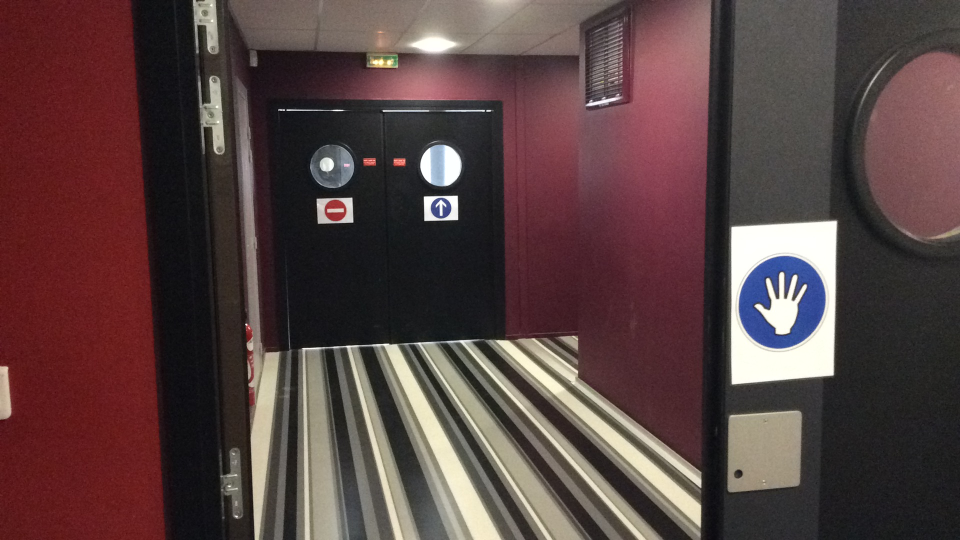
#> input picture Toulouse_dataset/train/img_1932.jpg, 1920 x 1080 px, found by its file name (shown at 1/2 size)
$ jupyter execute --allow-errors vpInd.ipynb   (shell and % lines are left out)
#> lines starting #> are read from the running program, lines starting #| are printed output that depends on the picture; pictures that were not available may be replaced by others from this repository, and a replacement may not be noted
<a href="https://colab.research.google.com/github/walter789/VPindoor/blob/main/vpInd.ipynb" target="_parent"></a>

[cell 1]
import tensorflow as tf
import cv2
import numpy as np
import pandas as pd

print("TensorFlow Version:", tf.__version__)
print("OpenCV Version:", cv2.__version__)
print("NumPy Version:", np.__version__)
print("Pandas Version:", pd.__version__)

Mounting google drive

[cell 2]
from google.colab import drive
drive.mount('/content/drive')

For unzipping Toulouse dataset

Toulouse dataset existence check

For NYU depth V2 dataset

[cell 3]
import h5py

filename = '/content/drive/My Drive/Datasets/NYUv2/nyu_depth_v2_labeled.mat'
#> (the rest of this cell did not finish here and is left out)

[cell 4]
import os
import shutil

# Path to the folder containing the tvpd_dataset and indoor folders in Google Drive
base_folder = "/content/drive/MyDrive/Datasets/toulouse/"

# Path to the tvpd_dataset folder
tvpd_dataset_folder = os.path.join(base_folder, "tvpd_dataset")

print(tvpd_dataset_folder)

# Path to the indoor folder inside tvpd_dataset
indoor_folder = os.path.join(tvpd_dataset_folder, "indoor")


# List all files inside the indoor folder with .img extension
indoor_img_files = [f for f in os.listdir(indoor_folder) if f.endswith(".jpg")]

print(indoor_img_files)


# Loop through each .img file in the indoor folder
for i in indoor_img_files:
    # Extract the filename without the extension

    file_name_without_extension = os.path.splitext(i)[0]


    # Look for .txt and .mat files with the same name in tvpd_dataset folder
    txt_file_path = os.path.join(tvpd_dataset_folder, file_name_without_extension + ".txt")
    mat_file_path = os.path.join(tvpd_dataset_folder, file_name_without_extension + ".mat")

    # Check if .txt and .mat files exist and move them to the indoor folder
    if os.path.exists(txt_file_path):
        shutil.move(txt_file_path, os.path.join(indoor_folder, file_name_without_extension + ".txt"))
        print(f"Moved {file_name_without_extension}.txt to indoor folder.")
    if os.path.exists(mat_file_path):
        shutil.move(mat_file_path, os.path.join(indoor_folder, file_name_without_extension + ".mat"))
        print(f"Moved {file_name_without_extension}.mat to indoor folder.")

[cell 5]
import scipy.io
#> (the rest of this cell did not finish here and is left out)

[cell 6]
import os
path1="/content/drive/My Drive/Datasets/toulouse/tvpd_dataset/indoor"
print(len(sorted([f for f in os.listdir(path1) if f.endswith('.jpg')])))

[cell 7]
import scipy.io as sio
import matplotlib.pyplot as plt
import cv2
import numpy as np

# [37 lines left out: functions load_data, extend_segments, get_main_vps, not called in this run]


def get_vp_segments(segments, vp_assoc, vp):
  return segments[np.where(vp_assoc == vp)[0]]

# [45 lines left out: functions find_vps, find_intersection, plot, not called in this run]

# Example usage
image_name = 'img_1932'


image_path = f'/content/drive/My Drive/Datasets/toulouse/tvpd_dataset/{image_name}.jpg'
image = cv2.imread(image_path)
#> image is the input picture: shape (1080, 1920, 3); mean B, G, R 65.5, 66, 87.8
#> (the rest of this cell did not finish here and is left out)

[cell 8]
import os

def gather_data_from_mats(directory_path, image_names):
    data = {}

    for image_name in image_names:
        segments, vp_assoc = load_data(image_name)
        data[image_name] = {'segments': segments, 'vp_assoc': vp_assoc}

    return data

# Specify the directory where the .mat files are stored
directory_path = '/content/drive/My Drive/Datasets/toulouse/tvpd_dataset/indoor'

# Get a list of all the image names (without extensions) in the directory
image_names = [os.path.splitext(filename)[0] for filename in os.listdir(directory_path) if filename.endswith('.mat')]
print(image_names)

data = gather_data_from_mats(directory_path, image_names)

[cell 9]
print(data)

[cell 10]
import cv2
import os

def process_image(img_path, output_path, resize_dim=(256, 256)):
    """
    Function to crop, resize and normalize an image.

    Parameters:
    - img_path: Path to the input image.
    - output_path: Path to save the processed image.
    - resize_dim: Tuple indicating dimensions to resize the image to. Default is (256, 256).
    """
#> called with resize_dim = (256, 256)
    # Read the image
    img = cv2.imread(img_path, cv2.IMREAD_COLOR)
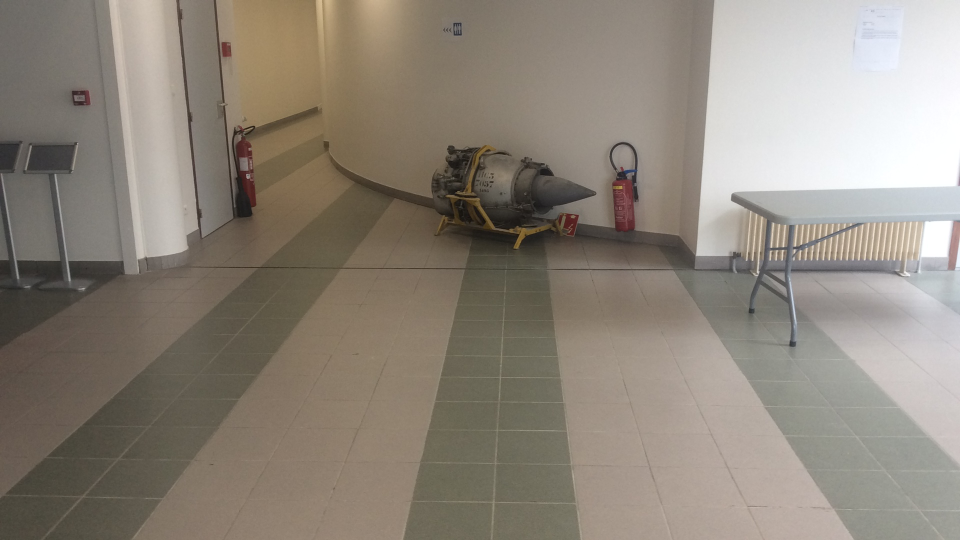
#> input picture Toulouse_dataset/train/img_1295.jpg, 1920 x 1080 px, found by its file name (shown at 1/2 size)
#> img is the input picture: shape (1080, 1920, 3); mean B, G, R 122.8, 133.8, 142.2

    # Cropping (assuming the sky is at the top 1/5 and floor at bottom 1/5 - you can adjust these ratios)
    height, width, _ = img.shape
#> height = 1080; width = 1920
    crop_top = int(0.2 * height)
#> crop_top = 216
    crop_bottom = int(0.8 * height)
#> crop_bottom = 864
    cropped_img = img[crop_top:crop_bottom, :]
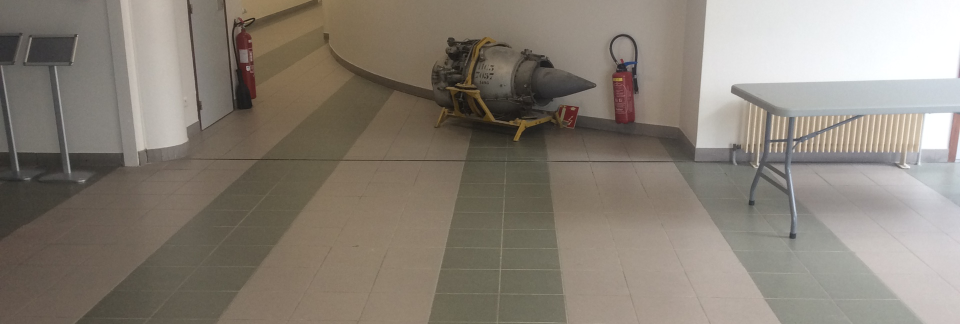
#> cropped_img: shape (648, 1920, 3) (shown at 1/2 size); mean B, G, R 118, 128.3, 136.3

    # Resizing
    resized_img = cv2.resize(cropped_img, resize_dim)
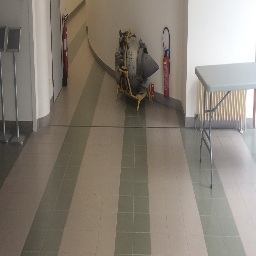
#> resized_img: shape (256, 256, 3); mean B, G, R 117.9, 128.2, 136.2

    # Normalization (to [0,1])
    normalized_img = resized_img / 255.0

    # Save the processed image
    cv2.imwrite(output_path, normalized_img * 255)  # Denormalize to save as regular image

    return normalized_img

# Example Usage:
input_dir = "/content/drive/My Drive/Datasets/toulouse/tvpd_dataset/indoor"
output_dir = "/content/drive/My Drive/Datasets/toulouse/tvpd_dataset/ind_proces_images"

if not os.path.exists(output_dir):
    os.makedirs(output_dir)

for img_name in os.listdir(input_dir):
    if img_name.endswith(('.jpg')):  # check for image files
        input_img_path = os.path.join(input_dir, img_name)
        output_img_path = os.path.join(output_dir, img_name)
        process_image(input_img_path, output_img_path)

Data Augmentation.

Data augmentation is a powerful technique to increase the diversity of your training dataset by applying random transformations. This helps in making the model more robust and potentially prevents overfitting.

[cell 11]
import tensorflow as tf
from tensorflow.keras.preprocessing.image import ImageDataGenerator

# Setup Data Augmentation configurations
#> (the rest of this cell did not finish here and is left out)

Model Architecture.

Given the nature of the task – detecting vanishing points – this is essentially a regression problem where you're predicting the coordinates of the vanishing points.

Use a pre-trained model like VGG16, ResNet50, or MobileNet as a feature extractor. They have been trained on ImageNet and can extract a wide variety of features from the images.
Add custom fully connected layers to tailor the architecture to your specific task.
Here's a basic example using ResNet50 with TensorFlow and Keras:Use a pre-trained model like VGG16, ResNet50, or MobileNet as a feature extractor. They have been trained on ImageNet and can extract a wide variety of features from the images.
Add custom fully connected layers to tailor the architecture to your specific task.
Here's a basic example using ResNet50 with TensorFlow and Keras:

[cell 12]
import tensorflow as tf
from tensorflow.keras.models import Model
from tensorflow.keras.layers import Dense, Flatten, Dropout
from tensorflow.keras.applications import ResNet50

# Load the ResNet50 model excluding the top layer
#> (the rest of this cell did not finish here and is left out)

**Training the Model**

Prepare the Data:
We'll extract segments from the data dictionary and stack them together into a single array.
The vp_assoc will be our target array.
Here's the code for preparing the data:

[cell 13]
segments_list = []
vp_assoc_list = []

# Extract segments and their VP associations
for key in data:
    segments_list.append(data[key]['segments'])
    vp_assoc_list.append(data[key]['vp_assoc'])

# Convert lists to arrays
#> (the rest of this cell did not finish here and is left out)
